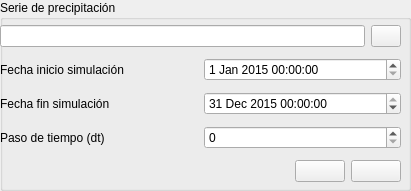
               <widget class="QGroupBox" name="groupBox_6">
                <property name="geometry">
                 <rect>
                  <x>0</x>
                  <y>120</y>
                  <width>411</width>
                  <height>191</height>
                 </rect>
                </property>
                <property name="title">
                 <string>Serie de precipitación</string>
                </property>
                <widget class="QWidget" name="verticalLayoutWidget_7">
                 <property name="geometry">
                  <rect>
                   <x>0</x>
                   <y>20</y>
                   <width>401</width>
                   <height>171</height>
                  </rect>
                 </property>
                 <layout class="QVBoxLayout" name="verticalLayout_5">
                  <item>
                   <layout class="QHBoxLayout" name="horizontalLayout_44">
                    <item>
                     <widget class="QLineEdit" name="PathCorriente_out_4">
                      <property name="readOnly">
                       <bool>false</bool>
                      </property>
                     </widget>
                    </item>
                    <item>
                     <widget class="QPushButton" name="Button_Select_RainData">
                      <property name="minimumSize">
                       <size>
                        <width>30</width>
                        <height>0</height>
                       </size>
                      </property>
                      <property name="maximumSize">
                       <size>
                        <width>30</width>
                        <height>16777215</height>
                       </size>
                      </property>
                      <property name="toolTip">
                       <string>Seleccionar la ruta donde se va a guardar la corriente.</string>
                      </property>
                      <property name="whatsThis">
                       <string>Seleccionar la ruta donde se va a guardar la corriente.</string>
                      </property>
                      <property name="text">
                       <string/>
                      </property>
                      <property name="icon">
                       <iconset resource="resources.qrc">
                        <normaloff>:/plugins/HydroSEDPlugin/icons/folder.png</normaloff>:/plugins/HydroSEDPlugin/icons/folder.png</iconset>
                      </property>
                     </widget>
                    </item>
                   </layout>
                  </item>
                  <item>
                   <layout class="QHBoxLayout" name="horizontalLayout_45">
                    <item>
                     <widget class="QLabel" name="label_40">
                      <property name="text">
                       <string>Fecha inicio simulación</string>
                      </property>
                     </widget>
                    </item>
                    <item>
                     <widget class="QDateTimeEdit" name="Sim_DateTimeStart">
                      <property name="date">
                       <date>
                        <year>2015</year>
                        <month>1</month>
                        <day>1</day>
                       </date>
                      </property>
                     </widget>
                    </item>
                   </layout>
                  </item>
                  <item>
                   <layout class="QHBoxLayout" name="horizontalLayout_46">
                    <item>
                     <widget class="QLabel" name="label_41">
                      <property name="text">
                       <string>Fecha fin simulación</string>
                      </property>
                     </widget>
                    </item>
                    <item>
                     <widget class="QDateTimeEdit" name="Sim_DateTimeEnd">
                      <property name="date">
                       <date>
                        <year>2015</year>
                        <month>12</month>
                        <day>31</day>
                       </date>
                      </property>
                     </widget>
                    </item>
                   </layout>
                  </item>
                  <item>
                   <layout class="QHBoxLayout" name="horizontalLayout_47">
                    <item>
                     <widget class="QLabel" name="label_42">
                      <property name="text">
                       <string>Paso de tiempo (dt)</string>
                      </property>
                     </widget>
                    </item>
                    <item>
                     <widget class="QDoubleSpinBox" name="SpinBoxDeltaT">
                      <property name="whatsThis">
                       <string>Paso del intervalo de tiempo en los campos cargados.</string>
                      </property>
                      <property name="decimals">
                       <number>0</number>
                      </property>
                      <property name="minimum">
                       <double>0.000000000000000</double>
                      </property>
                      <property name="maximum">
                       <double>100000.000000000000000</double>
                      </property>
                      <property name="value">
                       <double>0.000000000000000</double>
                      </property>
                     </widget>
                    </item>
                   </layout>
                  </item>
                  <item>
                   <layout class="QHBoxLayout" name="horizontalLayout_48">
                    <item>
                     <spacer name="horizontalSpacer_27">
                      <property name="orientation">
                       <enum>Qt::Horizontal</enum>
                      </property>
                      <property name="sizeHint" stdset="0">
                       <size>
                        <width>40</width>
                        <height>20</height>
                       </size>
                      </property>
                     </spacer>
                    </item>
                    <item>
                     <widget class="QPushButton" name="Button_Visualizar_Rainfall">
                      <property name="minimumSize">
                       <size>
                        <width>50</width>
                        <height>0</height>
                       </size>
                      </property>
                      <property name="maximumSize">
                       <size>
                        <width>30</width>
                        <height>16777215</height>
                       </size>
                      </property>
                      <property name="toolTip">
                       <string>Visualizar serie de precipitación entre las fechas seleccionadas.</string>
                      </property>
                      <property name="whatsThis">
                       <string>Visualizar serie de precipitación.</string>
                      </property>
                      <property name="text">
                       <string/>
                      </property>
                      <property name="icon">
                       <iconset resource="resources.qrc">
                        <normaloff>:/plugins/HydroSEDPlugin/icons/icono-ver.png</normaloff>:/plugins/HydroSEDPlugin/icons/icono-ver.png</iconset>
                      </property>
                     </widget>
                    </item>
                    <item>
                     <widget class="QPushButton" name="Button_Visualizar_Rainfall_2">
                      <property name="minimumSize">
                       <size>
                        <width>50</width>
                        <height>0</height>
                       </size>
                      </property>
                      <property name="maximumSize">
                       <size>
                        <width>30</width>
                        <height>16777215</height>
                       </size>
                      </property>
                      <property name="toolTip">
                       <string>Visualizar acumulado de precipitación entre fecha inicial y final</string>
                      </property>
                      <property name="whatsThis">
                       <string>Visualizar acumulado de precipitación entre fecha inicial y final</string>
                      </property>
                      <property name="text">
                       <string/>
                      </property>
                      <property name="icon">
                       <iconset resource="resources.qrc">
                        <normaloff>:/plugins/HydroSEDPlugin/icons/toRaster.ico</normaloff>:/plugins/HydroSEDPlugin/icons/toRaster.ico</iconset>
                      </property>
                     </widget>
                    </item>
                   </layout>
                  </item>
                 </layout>
                </widget>
                <widget class="QLabel" name="label_39">
                 <property name="geometry">
                  <rect>
                   <x>130</x>
                   <y>280</y>
                   <width>115</width>
                   <height>50</height>
                  </rect>
                 </property>
                 <property name="text">
                  <string>Nombre variable</string>
                 </property>
                </widget>
               </widget>
